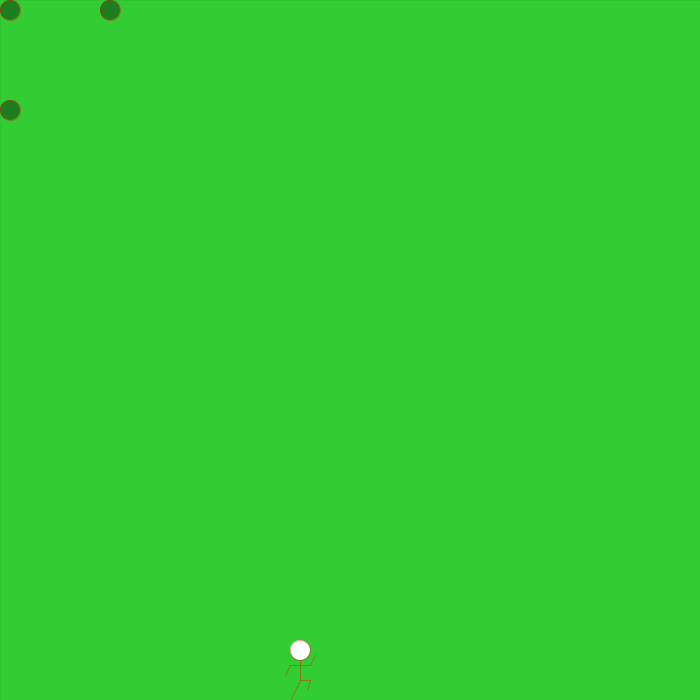
Frame 1 (no input)
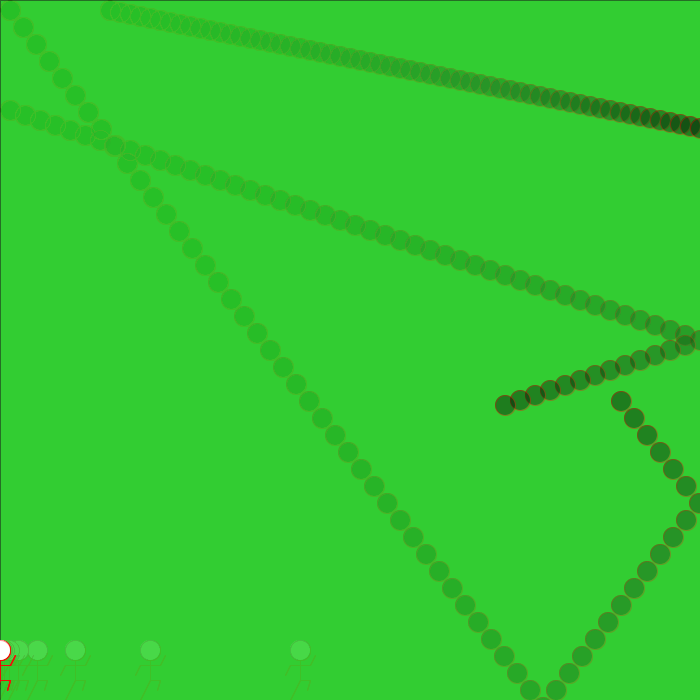
Frame 60 (the mouse pressed at the canvas centre just before this capture)
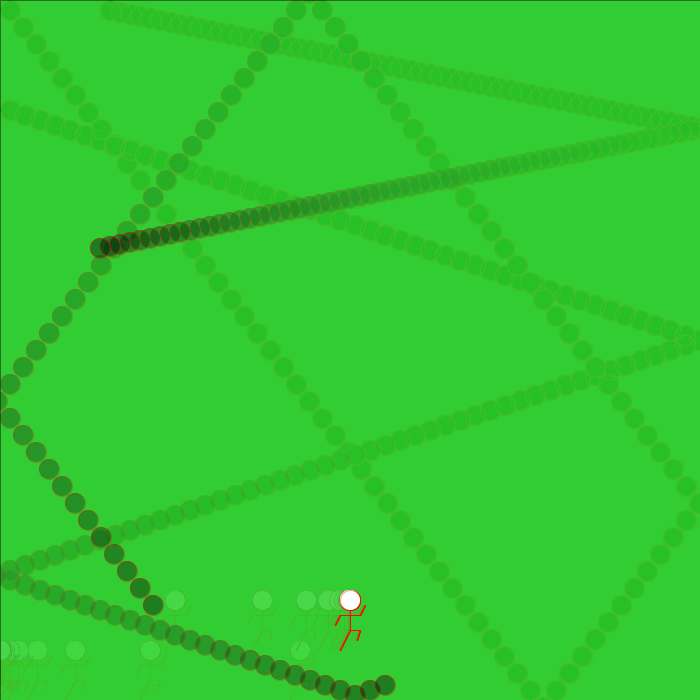
Frame 120 (the mouse held since frame 60 and released just before this capture)

The Processing sketch that drew these frames (run headless with seeded random() and noise(); from frame 60 on, the mouse is pressed at the canvas centre):

// Processing sketch: sketch5443
// ── sketch5443.pde
float x=600;
float y=650;
int bodyHeight =60;//dounonagasa

float easing =0.5;


int r = 10;
int x0 = r;
int y0 = r;
int dx0 = 13;
int dy0 = 17;
int x1 = r+100;
int y1 = r;
int dx1 = 10;
int dy1 = 2;
int x2 = r;
int y2 = r+100;
int dx2 = 15;
int dy2 = 5;





void setup() {
  size(700, 700);
  ellipseMode(RADIUS);
  background(50, 205, 50);
  frameRate(100);
}

void draw() {
  //background(50,205,50);
  float t=dist( x0, y0, x, y);
  float u=dist( x1, y1, x, y ); 
  float v=dist( x2, y2, x, y );
  if (t<20||u<20||v<20) {
    stroke( 255, 0, 0, 100 );
    noLoop();
    strokeWeight(25);
    stroke(255, 0, 0);

    line(20, 200, 20, 500);
    line(20, 350, 100, 400);
    line(120, 200, 160, 250);
    line(60, 200, 100, 250);//do

    line(180, 220, 260, 250);
    line(160, 500, 330, 370);//n

    line(300, 220, 500, 220);
    line(500, 220, 400, 370);
    line(370, 350, 450, 450);//ma

    line(680, 200, 480, 320);
    line(585, 260, 585, 480);//i
  }
  else {
    fill(0);
  }




  fill(0);
  stroke( 0, 0, 0, 10 );
  fill( 50, 205, 50, 10);
  rect( 0, 0, width, height );

  stroke( 255, 0, 0, 100 );
  fill( 0, 0, 0, 100 );

  ellipse( x0, y0, r, r );
  x0 = x0 + dx0;
  y0 = y0 + dy0;
  if ( y0 > height-r || y0 < r ) dy0 = -dy0;
  if ( x0 > width-r || x0 < r )  dx0 = -dx0;

  ellipse( x1, y1, r, r );
  x1 = x1 + dx1;
  y1 = y1 + dy1;
  if ( y1 > height-r || y1 < r ) dy1 = -dy1;
  if ( x1 > width-r || x1 < r )  dx1 = -dx1;

  ellipse( x2, y2, r, r );
  x2 = x2 + dx2;
  y2 = y2 + dy2;
  if ( y2 > height-r || y2 < r ) dy2 = -dy2;
  if ( x2 > width-r || x2 < r )  dx2 = -dx2;
  fill(255);



  float targetX=mouseX;
  x+=(targetX-x)*easing;
  if (mousePressed) {
    y=600;
    x=constrain(x, 0, 700);
  }
  else {
    y=650; 
    x=constrain(x, 0, 700);
  }



  //doutai
  line(x, y, x, y+30);

  //atama
  fill(255);
  ellipse(x, y, r, r);


  //migiude
  line(x, y+15, x+10, y+15);
  line(x+10, y+15, x+15, y+5);

  //hidariude
  line(x, y+15, x-10, y+15);
  line(x-10, y+15, x-15, y+25);

  //hidariasi
  line(x, y+30, x-10, y+50);

  //migiasi
  line(x, y+30, x+10, y+30);
  line(x+10, y+30, x+7, y+40);
}
